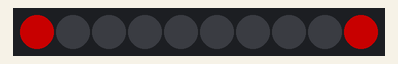
The sketch below on a simulated Arduino Uno, built with avr-gcc and run on an emulated ATmega328P. Shown: 10 RGB LEDs in strip order, left to right. Dim RGB values are drawn brighter than linear.

Above: at 0.1 s.
At 0.7 s:
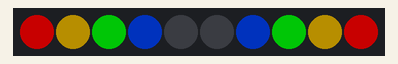
At 1.3 s:
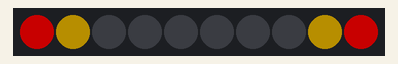

Measured:
- by itself, everything shown: repeats every 1.0 s, in 5 steps

The sketch:

9mirror.ino
```cpp
#include <FastLED.h>

#define NUM_LEDS 10
#define DATA_PIN 8
#define MAX_VOLTS 5
#define MAX_AMPS 500
#define BRIGHTNESS 100

CRGB leds[NUM_LEDS];

void setup() {
  FastLED.addLeds<WS2812B, DATA_PIN, GRB>(leds, NUM_LEDS);
  FastLED.setMaxPowerInVoltsAndMilliamps(MAX_VOLTS, MAX_AMPS);
  FastLED.setBrightness(BRIGHTNESS);
}

void loop() {
  FastLED.clear();

  // We only loop through HALF the strip (0 to 4)
  for(int i = 0; i < NUM_LEDS / 2; i++) {
    CRGB color = CHSV(i * 50, 255, 255);

    leds[i] = color;                   // Set the "real" LED
    leds[(NUM_LEDS - 1) - i] = color;  // Set the "mirror" LED on the other side

    FastLED.show();
    delay(200);
  }
}
```
